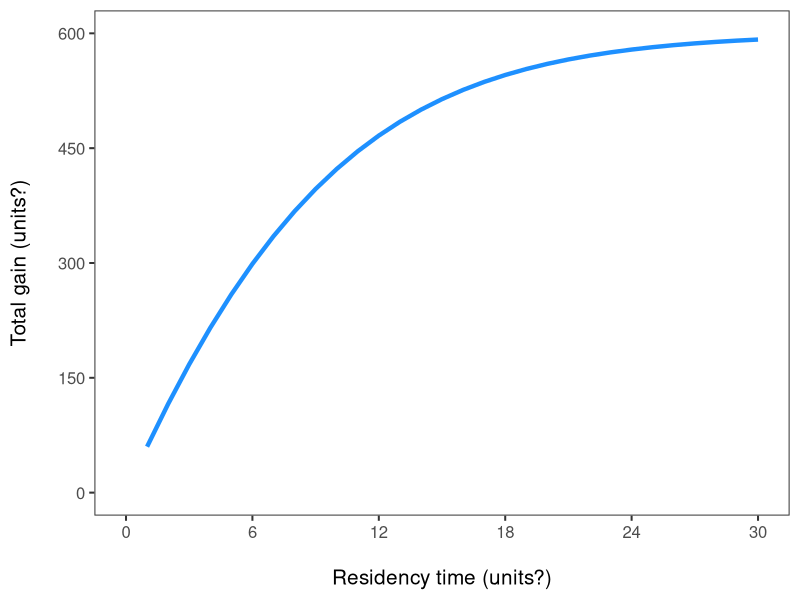
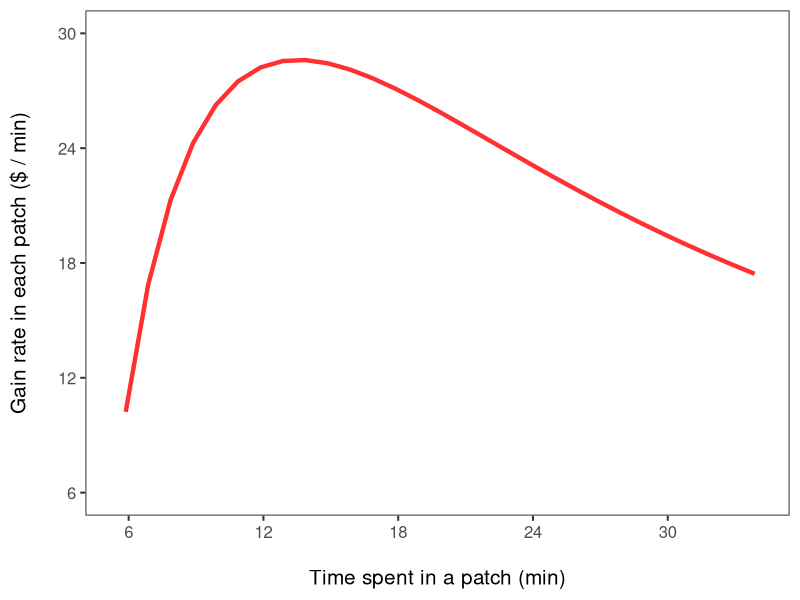

The R script that drew these images, in order:
## ---- chunk 1
knitr::opts_chunk$set(
  fig.align = "center",
  warning = FALSE,
  message = FALSE
)
## ---- chunk 2
Tf <- 30               # game duration
N_in_t0 <- 50          # total number of marbles at a given station
N1_in_t0 <- 10         # marbles of type 1
N2_in_t0 <- N1_in_t0   # marbles of type2

Nsubstrat <- N_in_t0 - (N1_in_t0 + N2_in_t0)

lambda_in <- (60 / 10) # searching rate when not handling (marbles that can be drawn / min)
h1_in <- (10 / 60)     # handling time prey type 1 (min / marble)
h2_in <- (10 / 60)     # handling time prey type 1 (min/marble)

e1_in <- 60            # points gained by consuming a prey of type 1 (points/marble)
e2_in <- 10            # points gained by consuming a prey of type 1 (points/marble)
p1_in <- 1             # if marble of type 1 are taken, p = 1; 0 otherwise
p2_in <- 0             # if marble of type 2 are taken, p = 1; 0 otherwise
## ---- chunk 3
E_in_t0 <- ((lambda_in * (N1_in_t0 / N_in_t0) * e1_in * p1_in) +
            (lambda_in * (N2_in_t0 / N_in_t0) * e2_in * p2_in)) /
            (1 + (lambda_in * (N1_in_t0 / N_in_t0) * h1_in * p1_in) +
            (lambda_in * (N2_in_t0 / N_in_t0) * h2_in * p2_in))


cons1_in_T0 <- (lambda_in * (N1_in_t0 / N_in_t0) * p1_in) /
               (1 + (lambda_in * (N1_in_t0 / N_in_t0) * h1_in * p1_in) +
               (lambda_in * (N2_in_t0 / N_in_t0) * h2_in * p2_in))


cons2_in_T0 <- (lambda_in * (N2_in_t0 / N_in_t0) * p2_in) /
               (1 + (lambda_in * (N1_in_t0 / N_in_t0) * h1_in * p1_in) +
               (lambda_in * (N2_in_t0 / N_in_t0) * h2_in * p2_in))
## ---- chunk 4
E_in_t <- E_in_t0
#cumE_in_t <- E_in_t0
N1_in_t <- N1_in_t0
N2_in_t <- N2_in_t0
N_in_t <- N_in_t0
vN1_in_t <- numeric()
vN2_in_t <- numeric()
vN_in_t <- numeric()
vE_in_t <- numeric()
vnum <- numeric()
vdenom <- numeric()
## ---- chunk 5

for (i in 1:(Tf)) {

  N1_in_t <- N1_in_t -
            ((lambda_in * (N1_in_t / N_in_t) * p1_in) /
             (1 + (lambda_in * (N1_in_t / N_in_t) * h1_in * p1_in) +
             (lambda_in * (N2_in_t / N_in_t) * h2_in * p2_in))
            )

  N2_in_t <- N2_in_t -
             ((lambda_in * (N2_in_t / N_in_t) * p2_in) /
              (1 + (lambda_in * (N1_in_t / N_in_t) * h1_in * p1_in) +
              (lambda_in * (N2_in_t / N_in_t) * h2_in * p2_in))
             )

  E_in_t <- ((lambda_in * (N1_in_t / N_in_t) * e1_in * p1_in) +
             (lambda_in * (N2_in_t / N_in_t) * e2_in * p2_in)
            ) /
            (1 + (lambda_in * (N1_in_t / N_in_t) * h1_in * p1_in) +
             (lambda_in * (N2_in_t / N_in_t) * h2_in * p2_in)
            )

  N_in_t <- N1_in_t + N2_in_t + Nsubstrat

  num  <- (lambda_in * (N1_in_t / N_in_t) * e1_in * p1_in) +
          (lambda_in * (N2_in_t / N_in_t) * e2_in * p2_in)

  denom <- 1 +
           (lambda_in * (N1_in_t / N_in_t) * h1_in * p1_in) +
           (lambda_in * (N2_in_t / N_in_t) * h2_in * p2_in)

  vN1_in_t[i] <- (N1_in_t)
  vN2_in_t[i] <- (N2_in_t)
  vN_in_t[i] <- (N_in_t)
  vE_in_t[i] <- (E_in_t)

  vnum[i] <- (num)
  vdenom[i] <- (denom)

}
## ---- chunk 6

# Extract parameters
E_in <- vnum / vdenom             # rate of point collection
E_in1 <- append((E_in_t0), E_in)

totgain_temp <- cumsum(E_in1)     # gain function (for each min)
totgain <- totgain_temp[1:Tf]     # gain function only during Tf  (to easily correct for poor coding!)
Residencytime <- 1:Tf

# Plot
library(ggplot2)
dat <- data.frame(x = Residencytime, y = totgain)

ggplot(data = dat, aes(x = x, y = y)) +
    geom_line(linewidth = 1.5, color = "dodgerblue") +
    xlab("\nResidency time (units?)") +
    ylab("Total gain (units?)\n") +
    scale_x_continuous(breaks = seq(0, 30, 6), limits = c(0, 30)) +
    scale_y_continuous(breaks = seq(0, 600, 150), limits = c(0, 600)) +
    theme_bw(base_size = 15) +
    theme(panel.grid = element_blank())
## ---- chunk 7
a <- 30 * 23       # area search rate (m2 / min) (i.e. width * speed)
N1 <- 100 / 112000 # density of patch type 1  (patches / m2) (i.e., 100 patches in about 120 000 m2)
#N2 <- N1          # density of patch type 2  (patches / m2)
mus <- 0.5         # survival probability when travelling between patches
muh <- mus         # survival probability when in a patch (i.e. when handling food)
mur <- .9          # survival probability when in refuge
#p1 <- 1
#p2 <- 1           # p2 = 0 because only one type of resource patch

hx <- 1:Tf         # h: min spent in a patch handing marbles
# encounter (patch/min) * handling a patch (min/patch)
## ---- chunk 8
Trx <- 1:Tf
hpatcha <- c(rep(hx, times = length(Trx)))
totgain1 <- c(rep(totgain, times = length(Trx)))
Tr <- c(rep(Trx, each = length(hx)))
## ---- chunk 9
Alldata1 <- matrix(c(Tr, hpatcha, totgain1), nrow = (length(Tr)), ncol = 3)
colnames(Alldata1) <- c("Tr", "hpatch", "e_intra")

# Encounter rate (m2 / min * patch / m2 = patch / min) with patch of type 1
# (only this type present)
lambdaAll1 <- a * N1

# Minutes to encounter next patch = 1 / lambdaAll1
Timepatch_enc1 <- 1 / lambdaAll1

# time spent in each patch + time to the next patch
timeto_search_handl1 <- Timepatch_enc1 + hpatcha

# total no of patches visited during Tf
tot_patch_process_during_Tf <- (Tf - Tr) / timeto_search_handl1
Num_patches <- tot_patch_process_during_Tf

# modulo to get min remaining
remaining <- (Tf - Tr) %% timeto_search_handl1
# if +, then can consume the last patch completely
# i.e. 2.7 patches --> 3 patches completely consumed
diff1 <- remaining - hpatcha

# number of patches fully handled
nb_patch_fullyhandl <- ifelse(
    diff1 < 0,
    floor(Num_patches), ceiling(Num_patches)
)

# gain in the last patch is not fully handled
bbbb <- ifelse(diff1 < 0, totgain_temp[remaining], 0)
# search time at the end. =0 if last patch not fully consumed, remaining otherwise
cccc <- ifelse(diff1 < 0, 0, diff1)
# time spent handling last patch if only partially consumed
dddd <- ifelse(diff1 < 0, remaining, 0)

gain_duringTf <- (nb_patch_fullyhandl * totgain1) + bbbb
Ts_inter <- (Timepatch_enc1 * (floor(Num_patches))) + cccc # assume that consumer starts in a patch
Th1 <- (hpatcha * nb_patch_fullyhandl) + dddd

# overall survival probability, given the time spent in different behaviours
# (searching, handling marbles at a station, waiting in a refuge)
mu <- ((Ts_inter * mus + Th1 * muh + Tr * mur) / Tf)

# Expected long term gain rate, given probability of survival
Eall1 <- gain_duringTf * mu

loc1 <- which(Eall1 == max(Eall1))

zz <- matrix(
    c(
     Eall1, gain_duringTf, mu,
     hpatcha, nb_patch_fullyhandl,
     Ts_inter, Th1, Tr
    ),
    ncol = 8
)
colnames(zz) <- c(
    "Eall", "E", "mu", "h",
    "NbPatch_consumed",
    "Ts", "Th", "Tr"
)

# Long-term expected gain, overall risk, handling rate
# number of stations fully consumed
# time spent searching, handling, in refuge
Value_given_optimal_behaviour <- c(
    Eall1[loc1], gain_duringTf[loc1],
    mu[loc1], hpatcha[loc1], nb_patch_fullyhandl[loc1],
    Ts_inter[loc1], Th1[loc1], Tr[loc1]
)

# Long-term expected gain, overall risk, handling rate
# number of stations fully consumed
# time spent searching, handling, in refuge
Variable1 <- c(
  "realized gain ($)", "gain_no_pred",
  "overall mortality risk", "Patch resience time (min)",
  "nb of patches fully handled", "Total time searching patches (min)",
  "Total time in patches (min)", "total time in refuge (min)"
)

c <- cbind(Variable1, Value_given_optimal_behaviour)

## ---- chunk 10

# Extract model parameters
timex <- 1:length(totgain_temp)
timex <- timex + Ts_inter[loc1]
gain <- totgain_temp / timex
#gain2 <- Eall1/timex #plot(timex, gain)

dat <- data.frame(x = timex, y = gain)

# library(ggplot2)
ggplot(data = dat, aes(x = x, y = y)) +
    geom_line(linewidth = 1.5, color = "firebrick1") +
    xlab("\nTime spent in a patch (min)") +
    ylab("Gain rate in each patch ($ / min)\n") +
    scale_x_continuous(breaks = seq(0, 30, 6), limits = c(5.5, 34)) +
    scale_y_continuous(breaks = seq(0, 30, 6), limits = c(6, 30)) +
    theme_bw(base_size = 15) +
    theme(panel.grid = element_blank())
